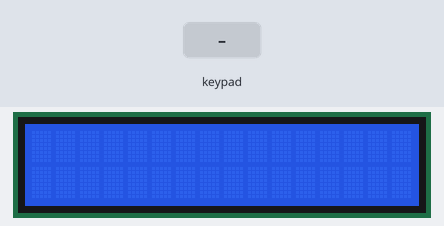
This sketch was run on a simulated Arduino Uno, built with avr-gcc and run on an emulated ATmega328P. Parts: 16×2 character LCD. The test bench sets the inputs (shaded band).

Above: at 1.2 s.
1.3 s: keypad keys 4 5 6 # pressed 0.4 s apart
At 3.0 s:
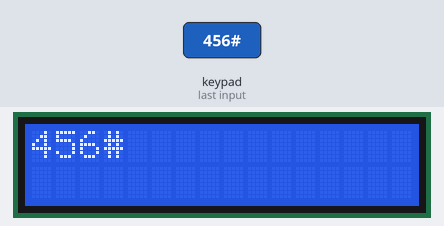
4.4 s: key '*' pressed
At 4.8 s:
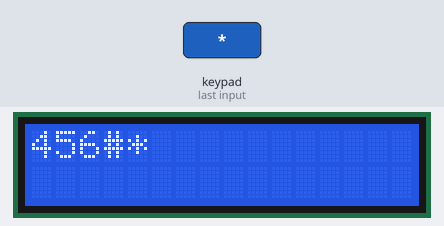
5.9 s: key '#' pressed
At 7.1 s:
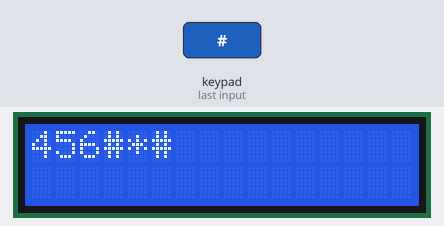
7.4 s: keypad keys 4 5 6 * pressed 0.4 s apart
At 9.1 s:
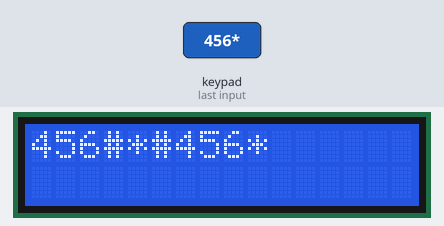
10.5 s: keypad keys 1 3 9 # pressed 0.4 s apart
At 12.8 s:
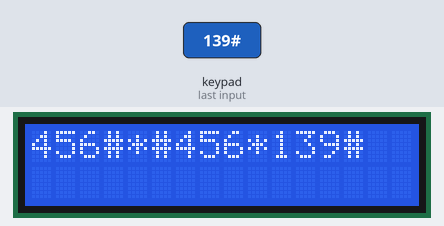
13.6 s: keypad keys 1 3 9 * pressed 0.4 s apart
At 15.1 s:
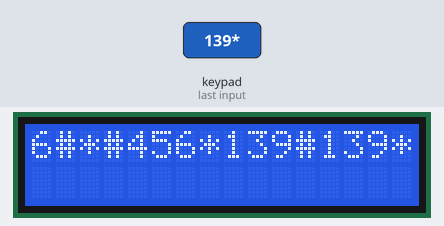
Timing chart, 0 to 16.6 s (numbered marks = the images above; inputs shaded):
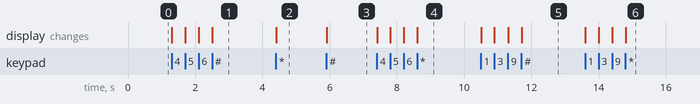

The sketch:

LCD_Keypad.ino
```cpp
// include the library code:
#include <LiquidCrystal.h>
#include <Keypad.h>

// initialize the library by associating any needed LCD interface pin
// with the arduino pin number it is connected to
const int rs = 12, en = 11, d4 = 10, d5 = 9, d6 = 8, d7 = 7;
LiquidCrystal lcd(rs, en, d4, d5, d6, d7);


const byte ROWS= 4; // 4 rows
const byte COLS= 3; // 3 columns

// Map the buttons to an array for the Keymap instance
char hexaKeys[ROWS][COLS] = {
  {'1','2','3'},
  {'4','5','6'},
  {'7','8','9'},
  {'*','0','#'}
};

byte colPins[COLS] = {4, 5, 6};
byte rowPins[ROWS] = {A3, A2, A1, A0};

int i = 0;

Keypad customKeypad = Keypad(makeKeymap(hexaKeys), rowPins, colPins, ROWS, COLS);

void setup() {
  // set up the LCD's number of columns and rows:
  lcd.begin(16, 2);
}

void loop()
{
  char button = customKeypad.getKey();

  if(button){
    lcd.print(button);
    i++;
    if(i > 16)lcd.scrollDisplayLeft();
  }

}
```

Measured:
- after the input at 1.3 s, the display: first changes at once (image 1 shows a later state)
- after the input at 4.4 s, the display: changes at once (image 2)
- after the input at 5.9 s, the display: changes at once (image 3)
- after the input at 7.4 s, the display: first changes at once (image 4 shows a later state)
- after the input at 10.5 s, the display: first changes at once (image 5 shows a later state)
- after the input at 13.6 s, the display: first changes at once (image 6 shows a later state)
